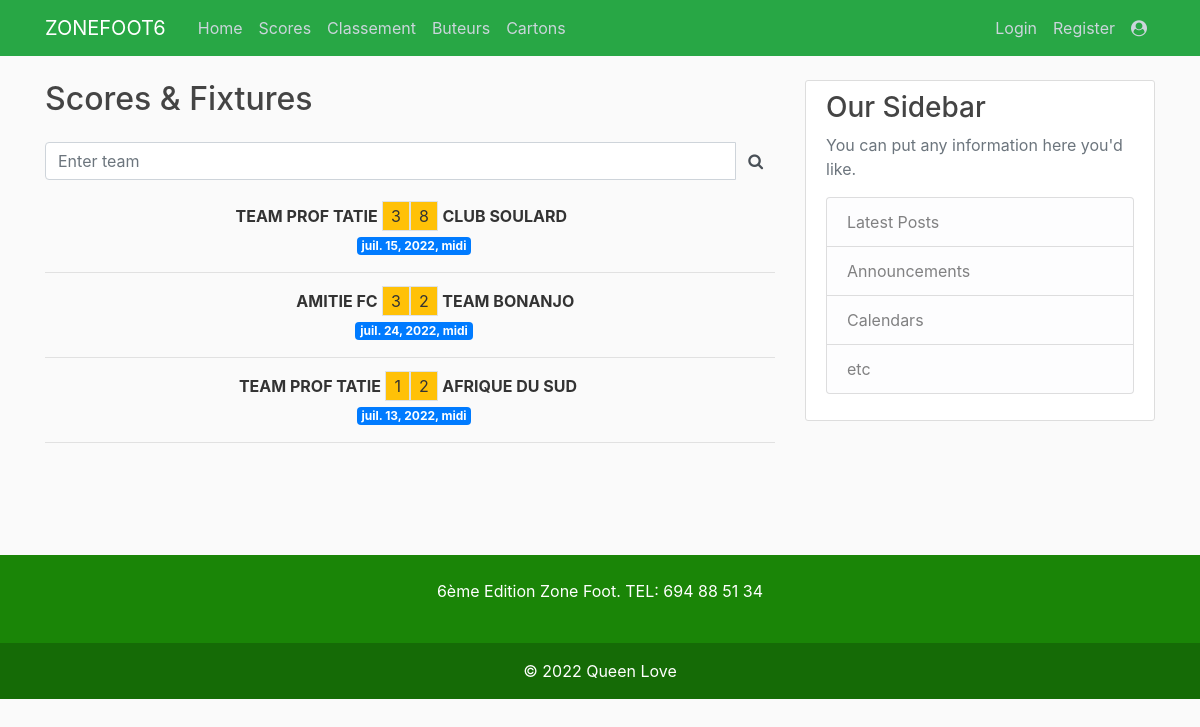
The page /fixtures/ on the database its author committed.
### scores/models.py (models this page shows, shortened)
class Fixture(models.Model):
    home_team = models.ForeignKey(Team, on_delete=models.CASCADE, related_name='home_games')
    away_team = models.ForeignKey(Team, on_delete=models.CASCADE, related_name='away_games')
    home_goals = models.PositiveSmallIntegerField(default=0)
    away_goals = models.PositiveSmallIntegerField(default=0)
    game_finished = models.BooleanField(default=False)
    date = models.DateTimeField()
    created_at = models.DateTimeField(auto_now_add=True)
    updated = models.DateTimeField(auto_now=True)

class Team(models.Model):
    name = models.CharField(max_length=128, unique=True)
    affiliation = models.BooleanField(default=True)
    created_at = models.DateTimeField(auto_now_add=True)
    updated = models.DateTimeField(auto_now=True)
    def __str__(self):
        return self.name

### scores/views.py (the view)
# urls.py: path('fixtures/', views.fixtures, name='fixtures'),
def fixtures(request):
    fixtures = Fixture.objects.all()
    context = {
        'fixtures': fixtures,
    }
    return render(request, 'fixtures.html', context)

### scores/templates/fixtures.html
{% extends 'base.html' %}
{% block content %}
<main>
    <h2>{{ fixtures.first.tournament.name }} Scores & Fixtures</h2>
    <form class="input-group my-4">
        <input type="text"
               id="search-input"
               name="search"
               class="form-control"
               placeholder="Enter team" />
        <span class="input-group-text border-0 bg-transparent"
              id="search-addon"
              style="cursor: pointer;">
            <i class="fa fa-search" aria-hidden="true"></i>
        </span>
    </form>
    <div id="fixturelist-container">
    <div id="fixture-list">
    {% for fixture in fixtures %}
    <div class="fixture row">
        <div class="home col-6 text-right p-0">
            <span class="font-weight-bold queen">{{ fixture.home_team }}</span>
            <span class="border px-2 py-1 bg-warning">{{ fixture.home_goals }}</span>
        </div>
        <div class="away col-6 text-left p-0">
            <span class="border px-2 py-1 bg-warning">{{ fixture.away_goals }}</span>
            <span class="font-weight-bold queen">{{ fixture.away_team }}</span>
        </div>
    </div>
    {% if fixture.game_finished %}
        <div class="text-center mt-1 text-success">
            <a href="{% url 'fixture_detail' fixture.id %}"><span class="badge badge-primary ml-2">{{fixture.date}}</span></a>
        </div>
        {% else %}
        <div class="text-center mt-1 text-success">
            <a href="{% url 'fixture_detail' fixture.id %}"><span class="badge badge-secondary ml-2">{{fixture.date}}</span></a>
        </div>
    {% endif %}
    <hr/>
    {% endfor %}
    </div>
    </div>
</main>
{% endblock %}

### scores/templates/base.html (shortened to what this page needs)
{% load static %}
<!DOCTYPE html>
<html>
<head>
    <link rel="stylesheet" href="https://cdnjs.cloudflare.com/ajax/libs/font-awesome/4.7.0/css/font-awesome.min.css">
    <link rel="stylesheet" href="https://maxcdn.bootstrapcdn.com/bootstrap/4.0.0/css/bootstrap.min.css">
    <link rel="stylesheet" type="text/css" href="{% static 'style.css' %}">
</head>
<body>
	<header class="site-header">
	  <nav class="navbar navbar-expand-md navbar-dark bg-success fixed-top">
	    <div class="container">
	      <a class="navbar-brand mr-4" href="{% url 'index' %}">ZONEFOOT6</a>
	      <div class="collapse navbar-collapse" id="navbarToggle">
	        <div class="navbar-nav mr-auto">
	          <a class="nav-item nav-link" href="{% url 'index' %}">Home</a>
	          <a class="nav-item nav-link" href="{% url 'fixtures' %}">Scores</a>
	          <a class="nav-item nav-link" href="{% url 'classement' %}">Classement</a>
	          <a class="nav-item nav-link" href="{% url 'clsbuteurs' %}">Buteurs</a>
	          <a class="nav-item nav-link" href="{% url 'cards' %}">Cartons</a>
	        </div>
	        <div class="navbar-nav">
	             {% if user.is_authenticated %}
				<a class="nav-item nav-link" href="{% url 'profile' %}">{{ request.user.username }}</a>
				<a class="nav-item nav-link" href="{% url 'logout' %}">LogOut</a>
			  {% else %}
				<a class="nav-item nav-link" href="{% url 'login' %}">Login</a>
				<a class="nav-item nav-link" href="{% url 'inscription' %}">Register</a>
			  {% endif %}
			  <a class="nav-item nav-link" href="/admin/" target="_blank">
				  <i class="fa fa-user-circle" aria-hidden="true"></i></a>
	        </div>
	      </div>
	    </div>
	  </nav>
	</header>
	<main role="main" class="container">
	  <div class="row">
	    <div class="col-md-8">
	      {% block content %}{% endblock %}
	    </div>
	    <div class="col-md-4">
	      <div class="content-section">
	        <h3>Our Sidebar</h3>
	        <p class='text-muted'>You can put any information here you'd like.
	          <ul class="list-group">
	            <li class="list-group-item list-group-item-light">Latest Posts</li>
	            <li class="list-group-item list-group-item-light">Announcements</li>
	            <li class="list-group-item list-group-item-light">Calendars</li>
	            <li class="list-group-item list-group-item-light">etc</li>
	          </ul>
	        </p>
	      </div>
	    </div>
	  </div>
	  <br>
	  <br>
	  <br>
	  <br>
	</main>
<section class="">
  <footer class="text-center text-white" style="background-color: #1A8507;">
    <div class="container p-4 pb-0">
      <section class="">
        <p class="d-flex justify-content-center align-items-center">
          <span class="me-3">6ème Edition Zone Foot. TEL: 694 88 51 34 </span>
        </p>
      </section>
    </div>
    <div class="text-center p-3" style="background-color: rgba(0, 0, 0, 0.2);">
      <a class="text-white" href="#">© 2022 Queen Love </a>
    </div>
  </footer>
</section>
</body>
</html>

### static/style.css (style rules this page uses)
body { background: #fafafa; color: #333333; margin-top: 5rem; }
h1, h2, h3, h4, h5, h6 { color: #444444; }
ul { margin: 0; }
.site-header .navbar-nav .nav-link { color: #cbd5db; }
.content-section { background: #ffffff; padding: 10px 20px; border: 1px solid #dddddd; border-radius: 3px; margin-bottom: 20px; }

### rows shown on the page
Fixture: home_team "TEAM PROF TATIE", home_goals "3", away_goals "8", away_team "CLUB SOULARD", date "juil. 15, 2022, midi"
Fixture: home_team "AMITIE FC", home_goals "3", away_goals "2", away_team "TEAM BONANJO", date "juil. 24, 2022, midi"
Fixture: home_team "TEAM PROF TATIE", home_goals "1", away_goals "2", away_team "AFRIQUE DU SUD", date "juil. 13, 2022, midi"
